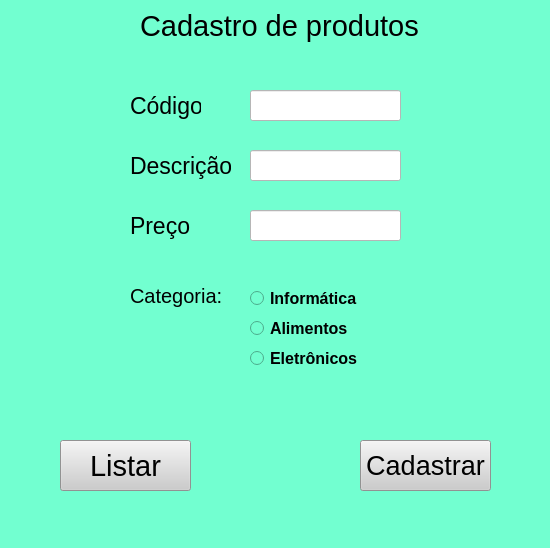
<?xml version="1.0" encoding="UTF-8"?>
<ui version="4.0">
 <class>MainWindow</class>
 <widget class="QMainWindow" name="MainWindow">
  <property name="geometry">
   <rect>
    <x>0</x>
    <y>0</y>
    <width>550</width>
    <height>548</height>
   </rect>
  </property>
  <property name="windowTitle">
   <string>MainWindow</string>
  </property>
  <property name="styleSheet">
   <string notr="true">background-color: rgb(114, 255, 208);</string>
  </property>
  <widget class="QWidget" name="centralwidget">
   <widget class="QLabel" name="label">
    <property name="geometry">
     <rect>
      <x>140</x>
      <y>-10</y>
      <width>281</width>
      <height>71</height>
     </rect>
    </property>
    <property name="font">
     <font>
      <family>MS Shell Dlg 2</family>
      <pointsize>22</pointsize>
     </font>
    </property>
    <property name="text">
     <string>Cadastro de produtos</string>
    </property>
   </widget>
   <widget class="QLabel" name="label_2">
    <property name="geometry">
     <rect>
      <x>130</x>
      <y>90</y>
      <width>71</width>
      <height>31</height>
     </rect>
    </property>
    <property name="font">
     <font>
      <pointsize>17</pointsize>
     </font>
    </property>
    <property name="text">
     <string>Código</string>
    </property>
   </widget>
   <widget class="QLabel" name="label_3">
    <property name="geometry">
     <rect>
      <x>130</x>
      <y>150</y>
      <width>101</width>
      <height>31</height>
     </rect>
    </property>
    <property name="font">
     <font>
      <pointsize>17</pointsize>
     </font>
    </property>
    <property name="text">
     <string>Descrição</string>
    </property>
   </widget>
   <widget class="QLabel" name="label_4">
    <property name="geometry">
     <rect>
      <x>130</x>
      <y>210</y>
      <width>61</width>
      <height>31</height>
     </rect>
    </property>
    <property name="font">
     <font>
      <pointsize>17</pointsize>
     </font>
    </property>
    <property name="text">
     <string>Preço</string>
    </property>
   </widget>
   <widget class="QLineEdit" name="lineEdit">
    <property name="geometry">
     <rect>
      <x>250</x>
      <y>90</y>
      <width>151</width>
      <height>31</height>
     </rect>
    </property>
    <property name="styleSheet">
     <string notr="true">background-color: rgb(255, 255, 255);</string>
    </property>
   </widget>
   <widget class="QLineEdit" name="lineEdit_2">
    <property name="geometry">
     <rect>
      <x>250</x>
      <y>150</y>
      <width>151</width>
      <height>31</height>
     </rect>
    </property>
    <property name="styleSheet">
     <string notr="true">background-color: rgb(255, 255, 255);</string>
    </property>
   </widget>
   <widget class="QLineEdit" name="lineEdit_3">
    <property name="geometry">
     <rect>
      <x>250</x>
      <y>210</y>
      <width>151</width>
      <height>31</height>
     </rect>
    </property>
    <property name="styleSheet">
     <string notr="true">background-color: rgb(255, 255, 255);</string>
    </property>
   </widget>
   <widget class="QRadioButton" name="radioButton">
    <property name="geometry">
     <rect>
      <x>250</x>
      <y>290</y>
      <width>121</width>
      <height>17</height>
     </rect>
    </property>
    <property name="font">
     <font>
      <pointsize>12</pointsize>
      <weight>75</weight>
      <bold>true</bold>
     </font>
    </property>
    <property name="text">
     <string>Informática</string>
    </property>
   </widget>
   <widget class="QRadioButton" name="radioButton_2">
    <property name="geometry">
     <rect>
      <x>250</x>
      <y>320</y>
      <width>111</width>
      <height>17</height>
     </rect>
    </property>
    <property name="font">
     <font>
      <pointsize>12</pointsize>
      <weight>75</weight>
      <bold>true</bold>
     </font>
    </property>
    <property name="text">
     <string>Alimentos</string>
    </property>
   </widget>
   <widget class="QRadioButton" name="radioButton_3">
    <property name="geometry">
     <rect>
      <x>250</x>
      <y>350</y>
      <width>121</width>
      <height>17</height>
     </rect>
    </property>
    <property name="font">
     <font>
      <pointsize>12</pointsize>
      <weight>75</weight>
      <bold>true</bold>
     </font>
    </property>
    <property name="text">
     <string>Eletrônicos</string>
    </property>
   </widget>
   <widget class="QLabel" name="label_5">
    <property name="geometry">
     <rect>
      <x>130</x>
      <y>280</y>
      <width>101</width>
      <height>31</height>
     </rect>
    </property>
    <property name="font">
     <font>
      <pointsize>15</pointsize>
     </font>
    </property>
    <property name="text">
     <string>Categoria:</string>
    </property>
   </widget>
   <widget class="QPushButton" name="pushButton">
    <property name="geometry">
     <rect>
      <x>360</x>
      <y>440</y>
      <width>131</width>
      <height>51</height>
     </rect>
    </property>
    <property name="font">
     <font>
      <pointsize>20</pointsize>
      <weight>50</weight>
      <bold>false</bold>
      <underline>false</underline>
      <strikeout>false</strikeout>
     </font>
    </property>
    <property name="styleSheet">
     <string notr="true">background-color: rgb(255, 0, 0);
background-color: rgb(204, 204, 204);</string>
    </property>
    <property name="text">
     <string>Cadastrar</string>
    </property>
   </widget>
   <widget class="QPushButton" name="pushButton_2">
    <property name="geometry">
     <rect>
      <x>60</x>
      <y>440</y>
      <width>131</width>
      <height>51</height>
     </rect>
    </property>
    <property name="font">
     <font>
      <pointsize>22</pointsize>
     </font>
    </property>
    <property name="styleSheet">
     <string notr="true">background-color: rgb(204, 204, 204);
</string>
    </property>
    <property name="text">
     <string>Listar</string>
    </property>
   </widget>
  </widget>
  <widget class="QMenuBar" name="menubar">
   <property name="geometry">
    <rect>
     <x>0</x>
     <y>0</y>
     <width>550</width>
     <height>21</height>
    </rect>
   </property>
  </widget>
  <widget class="QStatusBar" name="statusbar"/>
 </widget>
 <resources/>
 <connections/>
</ui>
